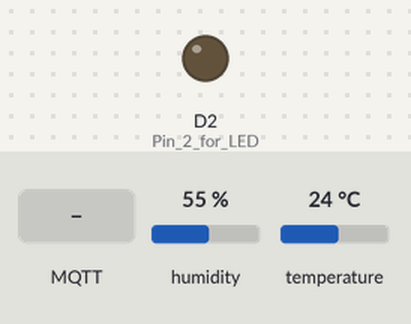
This sketch was run on a simulated ESP8266 (NodeMCU). Parts: output pins drawn as LEDs (lit = HIGH). The inputs (shaded band) are chosen by the test bench; at power-on: humidity 55 %, temperature 24 °C. WiFi joins after 1.5 s; servers stay silent unless stated; no MQTT or app messages arrive unless stated; what the sketch prints to the serial monitor is not drawn.

Above: at 2.7 s.
2.8 s: MQTT message "ON" arrives on the first subscribed topic
At 3.3 s:
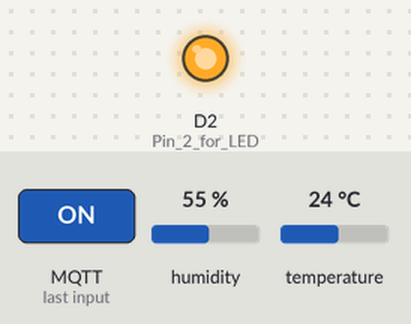
4.3 s: MQTT message "1" arrives on the first subscribed topic
At 5.6 s:
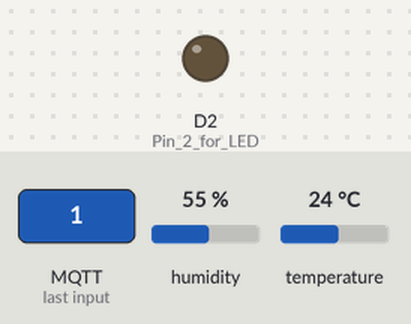
Timing chart, 0 to 7.3 s (numbered marks = the images above; inputs shaded):
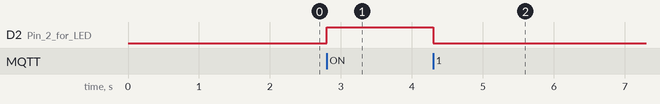

The sketch:

WifiDHT.ino
```cpp
/*

Code for DHT 11 sensor displayed throught wifi on an mqtt server, hosted directly on the home assistant server.

  http://192.168.0.101:8123/states to connect home assistant

*/
#include <ESP8266WiFi.h>
#include <PubSubClient.h>
#include "DHT.h"          // Librairies for DHT

#define wifi_ssid "Intership"           // Here is where you put the network name
#define wifi_password "42788201"        // Here is the password, always keep the "" for both

#define mqtt_server "192.168.0.101"  // Mqtt ip adress, same as the smarthome ip adress in our case
//#define mqtt_user "homeassistant"      // if exist
//#define mqtt_password "admin"  // but not in our case for now

#define temperature_topic "sensor/temperature"  //Topic temperature
#define humidity_topic "sensor/humidity"        //Topic humidity

//Buffer to decode MQTT messages
char message_buff[100];

long lastMsg = 0;
long lastRecu = 0;
bool debug = false;  //Display log message if True

#define DHTPIN D4    // DHT Pin
#define DHTTYPE DHT11       // DHT 11

// Create abjects
DHT dht(DHTPIN, DHTTYPE);
WiFiClient espClient;
PubSubClient client(espClient);

void setup() {
  Serial.begin(9600);
  pinMode(D2,OUTPUT);     //Pin 2 for LED
  setup_wifi();           //Connect to Wifi network
  client.setServer(mqtt_server, 1883);    // Configure MQTT connexion
  client.setCallback(callback);           // callback function to execute when a MQTT message
  dht.begin();
}

//Connexion au réseau WiFi
void setup_wifi() {
  delay(10);
  Serial.println();
  Serial.print("Connecting to ");
  Serial.println(wifi_ssid);

  WiFi.begin(wifi_ssid, wifi_password);

  while (WiFi.status() != WL_CONNECTED) {
    delay(500);
    Serial.print(".");
  }

  Serial.println("");
  Serial.println("WiFi OK ");
  Serial.print("=> ESP8266 IP address: ");
  Serial.print(WiFi.localIP());
}

//Reconnexion
void reconnect() {

  while (!client.connected()) {
    Serial.print("Connecting to MQTT broker ...");
    if (client.connect("ESP8266Client")) {
      Serial.println("OK");
    } else {
      Serial.print("KO, error : ");
      Serial.print(client.state());
      Serial.println(" Wait 5 secondes before to retry");
      delay(5000);
    }
  }
}

void loop() {
  if (!client.connected()) {
    reconnect();
  }
  client.loop();

  long now = millis();
  // Send a message every seconds (unit is in milliseconds right below)
  if (now - lastMsg > 1000) {
    lastMsg = now;
    // Read humidity
    float h = dht.readHumidity();
    // Read temperature in Celcius
    float t = dht.readTemperature();

    // Oh, nothing to send
    if ( isnan(t) || isnan(h)) {
      Serial.println("KO, Please check DHT sensor !");
      return;
    }

    if ( debug ) { // Print in the serial monitor if debug = true
      Serial.print("Temperature : ");
      Serial.print(t);
      Serial.print(" | Humidity : ");
      Serial.println(h);
    }
    client.publish(temperature_topic, String(t).c_str(), true);   // Publish temperature on temperature_topic
    client.publish(humidity_topic, String(h).c_str(), true);      // and humidity on mqtt SmartHome
  }
  if (now - lastRecu > 100 ) { // Time between two payload fetching, in milliseconds
    lastRecu = now;
    client.subscribe("homeassistant/switch1");
  }
}

// MQTT callback function

void callback(char* topic, byte* payload, unsigned int length) {

  int i = 0;
  if ( debug ) { // Print in the serial monitor if debug = true
    Serial.println("Message recu =>  topic: " + String(topic));
    Serial.print(" | longueur: " + String(length,DEC));
  }
  // create character buffer with ending null terminator (string)
  for(i=0; i<length; i++) {
    message_buff[i] = payload[i];
  }
  message_buff[i] = '\0';

  String msgString = String(message_buff);
  if ( debug ) {
    Serial.println("Payload: " + msgString);
  }

  if ( msgString == "ON" ) {
    digitalWrite(D2,HIGH);
  } else {
    digitalWrite(D2,LOW);
  }
}
```

Measured:
- after the input at 2.8 s, D2 (Pin_2_for_LED): LOW → HIGH at once
- after the input at 4.3 s, D2 (Pin_2_for_LED): HIGH → LOW at once
